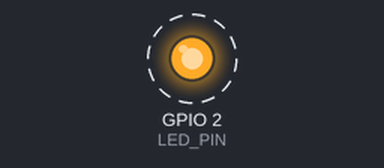
A sketch run on a simulated ESP32. On the bench: output pins drawn as LEDs (lit = HIGH). Dashed ring = blinking.

Above: at 0.5 s.
Timing chart, 0 to 4.6 s (numbered marks = the images above):
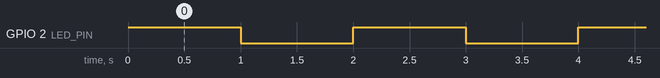

Measured:
- by itself, GPIO 2 (LED_PIN): alternates HIGH for 1.0 s and LOW for 1.0 s

The sketch:

Led_Blink.ino
```cpp
/*
  Project: ESP32 Onboard LED Blink
  Board: ESP32 DevKit V1
  IDE: Arduino IDE

  Description:
  This program controls the onboard LED using GPIO 2.
  The LED turns ON for 1 second and OFF for 1 second
  continuously.
*/

// Define the GPIO pin connected to the onboard LED
const int LED_PIN = 2;
void setup() {
  // put your setup code here, to run once:
pinMode(2,OUTPUT);
}

void loop() {
  // put your main code here, to run repeatedly:
digitalWrite(2,HIGH);
delay(1000);
digitalWrite(2,LOW);
delay(1000);

}
```
